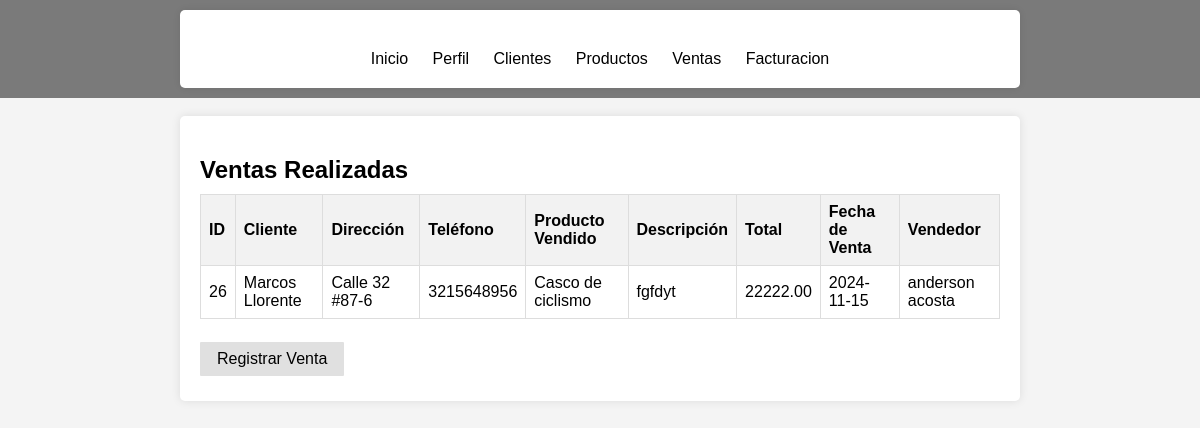
Page /vendedor/ventas.php on the earlier database version.
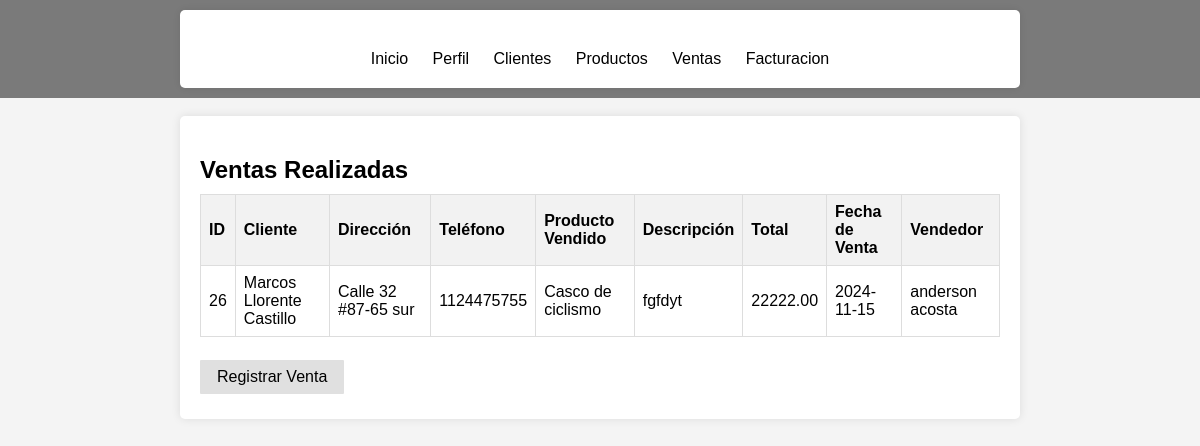
Same page on the later database version.
### tables this page shows
CREATE TABLE `ventas` (
  `id` int(11) NOT NULL,
  `cliente_id` int(11) DEFAULT NULL,
  `fecha_venta` date DEFAULT NULL,
  `total` decimal(10,2) DEFAULT NULL,
  `descripcion_venta` text DEFAULT NULL,
  `producto_vendido_id` int(11) DEFAULT NULL,
  `usuario_id` int(11) DEFAULT NULL,
  `vendedor` varchar(40) NOT NULL
);

CREATE TABLE `clientes` (
  `id` int(11) NOT NULL,
  `numero_identificacion` varchar(30) NOT NULL,
  `nombre` varchar(100) DEFAULT NULL,
  `direccion` varchar(255) DEFAULT NULL,
  `telefono` varchar(15) DEFAULT NULL,
  `correo` varchar(30) NOT NULL,
  `estado` tinyint(1) DEFAULT 1
);

CREATE TABLE `productos` (
  `id` int(11) NOT NULL,
  `nombre` varchar(100) DEFAULT NULL,
  `descripcion` text DEFAULT NULL,
  `precio` decimal(10,2) DEFAULT NULL,
  `imagen` blob DEFAULT NULL,
  `cantidad` int(11) DEFAULT 0
);

CREATE TABLE `usuarios` (
  `id` int(11) NOT NULL,
  `nombre` varchar(255) NOT NULL,
  `documento` varchar(30) NOT NULL,
  `telefono` varchar(15) DEFAULT NULL,
  `direccion` varchar(255) DEFAULT NULL,
  `correo` varchar(255) NOT NULL,
  `clave` varchar(255) NOT NULL,
  `rol` varchar(255) NOT NULL DEFAULT 'usuario',
  `fecha_creacion` timestamp NOT NULL DEFAULT current_timestamp(),
  `fecha_modificacion` timestamp NULL DEFAULT NULL,
  `activo` tinyint(1) DEFAULT 1
);

### vendedor/ventas.php (the view, shortened to what this page needs)
<?php
$dsn = 'mysql:host=localhost;dbname=thunderbike;charset=utf8';
$username = 'root';
$password = '';
try {
    $pdo = new PDO($dsn, $username, $password);
    $pdo->setAttribute(PDO::ATTR_ERRMODE, PDO::ERRMODE_EXCEPTION);
} catch (PDOException $e) {
    die("Conexión fallida: " . $e->getMessage());
}
$sql_ventas = "SELECT v.id, c.nombre AS nombre_cliente, c.direccion, c.telefono, p.nombre AS nombre_producto, v.descripcion_venta, v.total, v.fecha_venta, u.nombre AS nombre_vendedor
                FROM ventas v
                JOIN clientes c ON v.cliente_id = c.id
                JOIN productos p ON v.producto_vendido_id = p.id
                JOIN usuarios u ON v.usuario_id = u.id";
$stmt_ventas = $pdo->query($sql_ventas);
$result_ventas = $stmt_ventas->fetchAll(PDO::FETCH_ASSOC);
?>
<!DOCTYPE html>
<html lang="es">
<head>
</head>
<body>
    <nav class="navtop">
        <div>
            <div class="container">
                <div class="button-container">
                    <a href="vendedor_dashboard.php" id="indexBtn" class="button">Inicio</a>
                    <a href="perfil.php" id="perfilBtn" class="button">Perfil</a>
                    <a href="client.php" id="clientesBtn" class="button">Clientes</a>
                    <a href="productos.php" id="productosBtn" class="button">Productos</a>
                    <a href="ventas.php" id="ventasBtn" class="button">Ventas</a>
                    <a href="facturacion.php" id="facturacionBtn" class="button">Facturacion</a>
                </div>
            </div>
        </div>
    </nav>
    <br>
    <div class="container">
        <h2>Ventas Realizadas</h2>
        <div class="scrollable-table">
            <table>
            <thead>
                <tr>
                <th>ID</th>
                <th>Cliente</th>
                <th>Dirección</th>
                <th>Teléfono</th>
                <th>Producto Vendido</th>
                <th>Descripción</th>
                <th>Total</th>
                <th>Fecha de Venta</th>
                <th>Vendedor</th>
                </tr>
            </thead>
            <tbody>
        <?php
        if (is_array($result_ventas) && count($result_ventas) > 0) {
            foreach ($result_ventas as $row) {
                echo "<tr>";
                echo "<td>" . htmlspecialchars($row["id"]) . "</td>";
                echo "<td>" . htmlspecialchars($row["nombre_cliente"]) . "</td>";
                echo "<td>" . htmlspecialchars($row["direccion"]) . "</td>";
                echo "<td>" . htmlspecialchars($row["telefono"]) . "</td>";
                echo "<td>" . htmlspecialchars($row["nombre_producto"]) . "</td>";
                echo "<td>" . htmlspecialchars($row["descripcion_venta"]) . "</td>";
                echo "<td>" . htmlspecialchars($row["total"]) . "</td>";
                echo "<td>" . htmlspecialchars($row["fecha_venta"]) . "</td>";
                echo "<td>" . htmlspecialchars($row["nombre_vendedor"]) . "</td>";
                echo "</tr>";
            }
        } else {
            echo "<tr><td colspan='10'>No se encontraron ventas.</td></tr>";
        }
        ?>
                </tbody>
            </table>
        </div>
        <br>
        <a href="#" id="showFormBtn" class="btn">Registrar Venta</a>
    </div>
</body>
</html>

Differences in the rows shown:
changed through a linked row, ventas "fgfdyt": cliente.nombre "Marcos Llorente" → "Marcos Llorente Castillo"; cliente.direccion "Calle 32 #87-6" → "Calle 32 #87-65 sur"; cliente.telefono "3215648956" → "1124475755"
